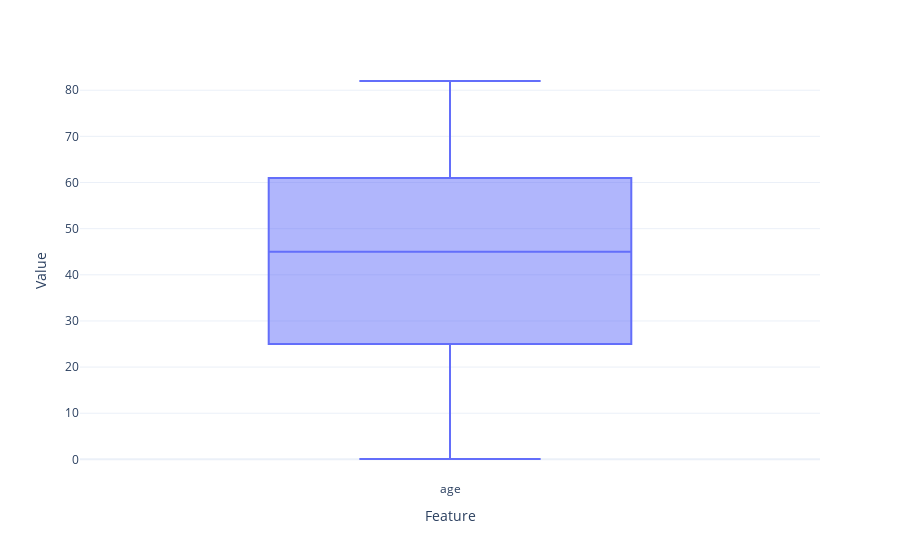

This figure's notebook cell:
### Markdown cell above
Checking outliers

### Code cell
column_variables = ['age']
# Reshape the DataFrame to long format
df_long = pd.melt(df[column_variables], value_vars=column_variables, var_name='Feature', value_name='Value')

# Create the box plot
fig = px.box(df_long, x='Feature', y='Value')

# Apply the 'plotly_white' template for a clean background
fig.update_layout(template='plotly_white')

# Show the plot
fig.show()

### Figure 1 — Plotly figure (JSON) as saved in the notebook; plotly's stock layout.template omitted (floating-point values rounded to 4 significant figures; data arrays with more than 128 entries replaced by an {"elided": "..."} marker saying what was removed)
{"data": [{"alignmentgroup": "True", "hovertemplate": "Feature=%{x}<br>Value=%{y}<extra></extra>", "legendgroup": "", "marker": {"color": "#636efa"}, "name": "", "notched": false, "offsetgroup": "", "orientation": "v", "showlegend": false, "type": "box", "x": {"elided": "5110 str values"}, "x0": " ", "xaxis": "x", "y": {"elided": "5110 float values"}, "y0": " ", "yaxis": "y"}], "layout": {"boxmode": "group", "legend": {"tracegroupgap": 0}, "margin": {"t": 60}, "xaxis": {"anchor": "y", "domain": [0, 1], "title": {"text": "Feature"}}, "yaxis": {"anchor": "x", "domain": [0, 1], "title": {"text": "Value"}}}}
